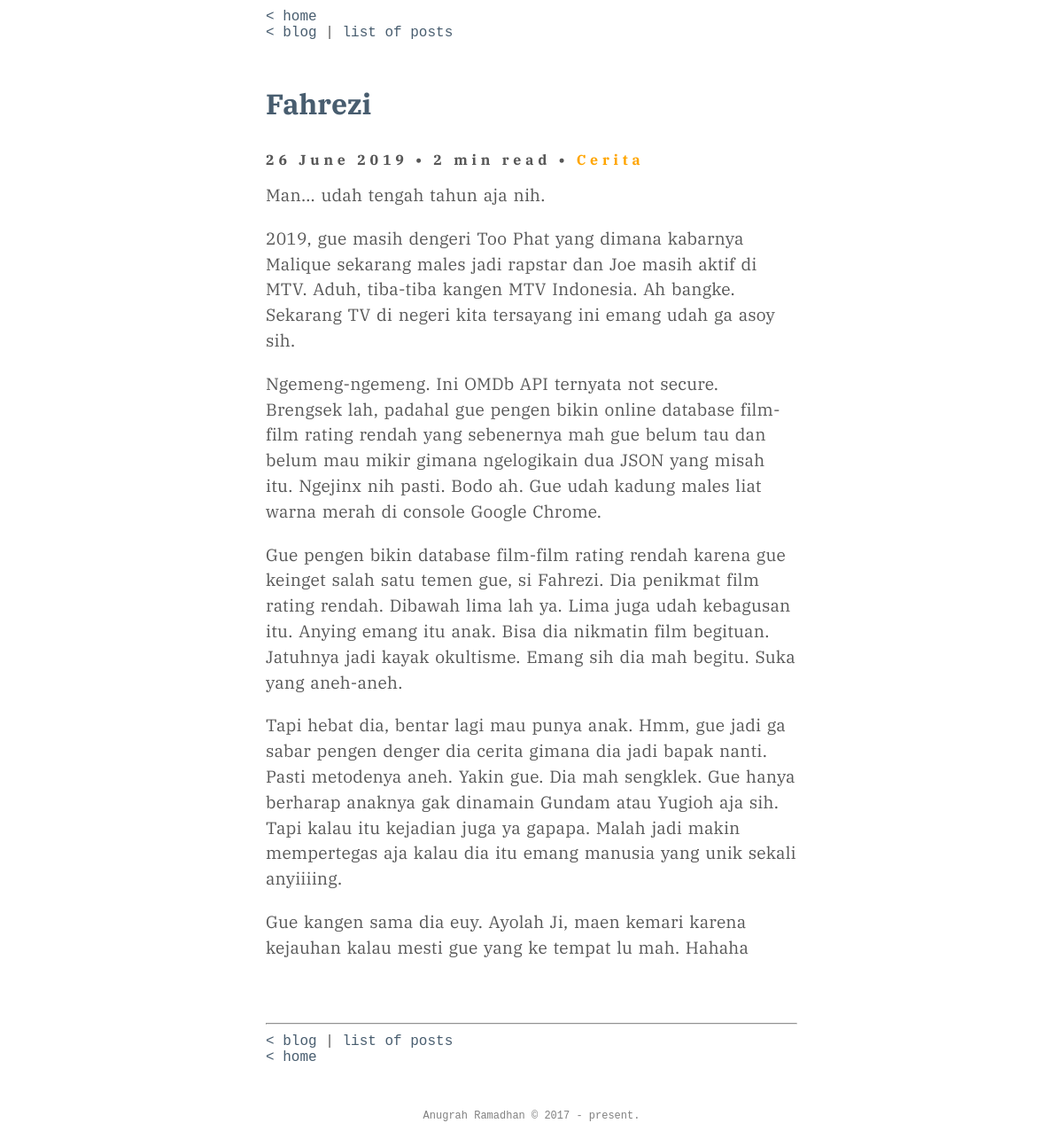
The page /blog/fahrezi on the database its author committed.
### tables this page shows
CREATE TABLE `blogpost` (
  `id` int(11) NOT NULL AUTO_INCREMENT,
  `judul` varchar(250) NOT NULL,
  `isi` text NOT NULL,
  `waktu` timestamp NOT NULL DEFAULT CURRENT_TIMESTAMP,
  `tag` varchar(20) NOT NULL,
  `slug` varchar(100) NOT NULL,
  PRIMARY KEY (`id`)
);

### app/functions/functions.php (called while the page is built, shortened)
<?php
function tulisanPerSlug($slug){
	global $link;
	$query = "SELECT * FROM blogpost WHERE slug = '$slug'";
	$result = mysqli_query($link, $query) or die ('gagal nampilin data blog');;
	return $result;
}

### post.php (the view, shortened to what this page needs)
<?php
require_once "app/templates/header.php";
$slug = $_GET['slug'];
if(isset($_GET['slug'])){
	$post = tulisanPerSlug($slug);
	while ($row = mysqli_fetch_assoc($post)){
		$judul = $row['judul'];
		$isi   = $row['isi'];
		$tag   = $row['tag'];
		$selag = $row['slug'];
		$waktu = $row['waktu'];
	}
}
$pecah = explode("\r\n\r\n", $isi);
$text = "";
for($i=0; $i<=count($pecah)-1; $i++)
{
    $part = str_replace($pecah[$i], "<p class='content'>".$pecah[$i]."</p><br>", $pecah[$i]);
    $text .= $part;
}
$readtime = str_word_count($isi)/225;
if ($readtime >= 1)
{
	$readtime = ceil($readtime) . ' min read';
} else {
	$readtime = ceil($readtime * 60) . ' sec read';
}
?>
<div class="homelink">
	<p><a href="<?=BASEURL;?>">&lt; home</a></p>
	<p><a href="../blog">&lt; blog</a> | <a href="../postlist">list of posts</a></p>
</div>
<div class="artikel">
	<div class="title">
		<h1><a href="<?=$selag;?>"><?=$judul;?></a></h1>
	</div>
	<div class="aftertitle"><?= date('d F Y', strtotime($waktu)); ?> • <?=$readtime;?> • <a href="../post/tag/<?=$tag;?>"><?= $tag; ?></a></div>
	<p class="content"><?=$text;?></p>
</div>
<hr>
<div class="homelink">
	<p><a href="../blog">&lt; blog</a> | <a href="../postlist">list of posts</a></p>
	<p><a href="<?=BASEURL;?>">&lt; home</a></p>
</div>
<?php require_once	"app/templates/footer.php";?>

### public/css/style.css (style rules this page uses)
* { margin: 0; padding: 0; }
a { color: #485d6f; }
a:link { text-decoration: none; }
hr { border-color: #E6E6E6; }
.homelink { font-family: 'Courier', serif; margin-top: 10px; margin-bottom: 50px; }
.aftertitle { font-weight: bold; margin-top: 2rem; margin-bottom: 1rem; letter-spacing: 0.3rem; }
.aftertitle a { color: orange; }
.artikel { margin-bottom: 50px; }
.content { word-spacing: 2px; letter-spacing: .00836rem; font-size: 1.2rem; line-height: 1.8rem; }

### rows shown on the page
blogpost: judul "Fahrezi", waktu "26 June 2019", isi "2 min read", tag "Cerita", isi "Man... udah tengah tahun aja nih. 2019, gue masih dengeri Too Phat yang dimana kabarnya Malique sekarang males jadi rapstar dan Joe masih aktif di MTV. Aduh, tiba-tiba kangen MTV Indonesia. Ah bangke. Sekarang TV di negeri kita tersayang ini emang udah ga asoy sih. Ngemeng-ngemeng. Ini OMDb API ternyata not secure. Brengsek lah, padahal gue pengen bikin online database film-film rating rendah yang sebenernya mah gue belum tau dan belum mau mikir gimana ngelogikain dua JSON yang misah itu. Ngejinx nih pasti. Bodo ah. Gue udah kadung males liat warna merah di console Google Chrome. Gue pengen bikin database film-film rating rendah karena gue keinget salah satu temen gue, si Fahrezi. Dia…"
